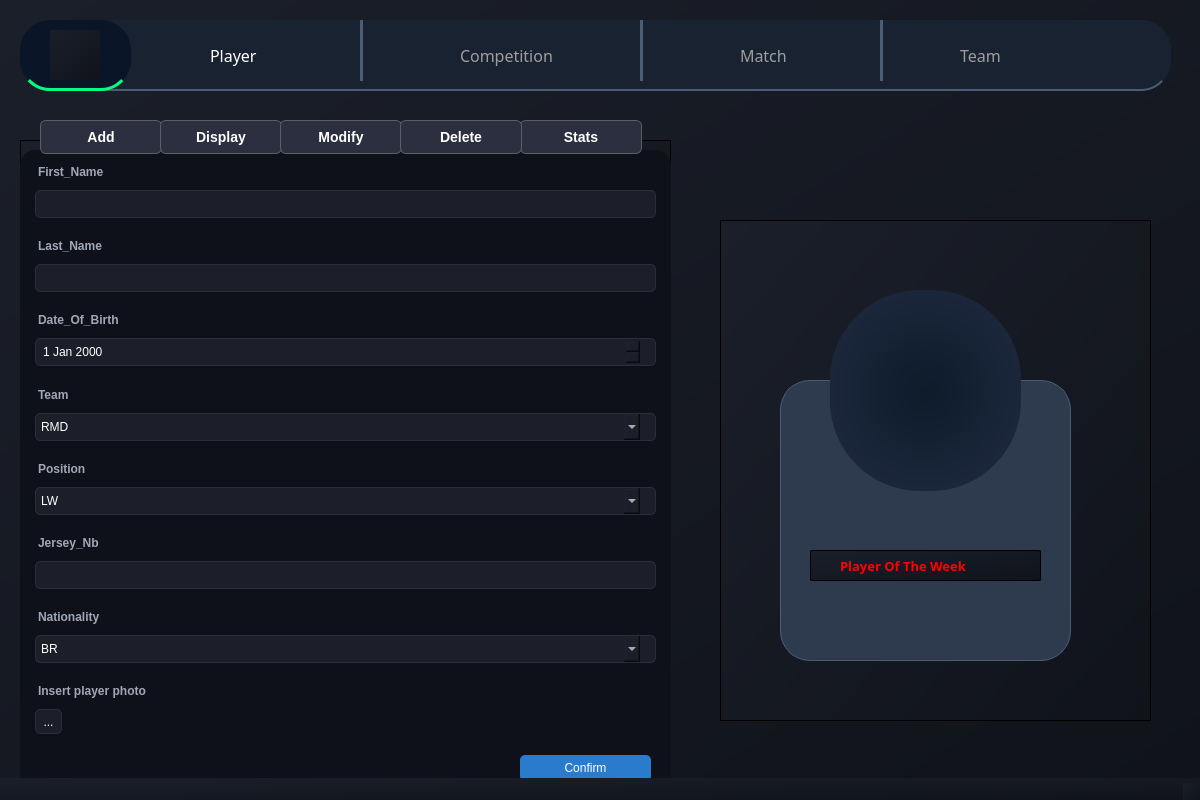
<?xml version="1.0" encoding="UTF-8"?>
<ui version="4.0">
 <class>MainWindow</class>
 <widget class="QMainWindow" name="MainWindow">
  <property name="geometry">
   <rect>
    <x>0</x>
    <y>0</y>
    <width>1200</width>
    <height>800</height>
   </rect>
  </property>
  <property name="font">
   <font>
    <pointsize>10</pointsize>
   </font>
  </property>
  <property name="windowTitle">
   <string>MainWindow</string>
  </property>
  <property name="styleSheet">
   <string notr="true">background: qlineargradient(x1:0, y1:0, x2:1, y2:1, stop:0 #1b1f2a, stop:1 #10131a);</string>
  </property>
  <widget class="QWidget" name="centralwidget">
   <widget class="QListWidget" name="menu">
    <property name="geometry">
     <rect>
      <x>20</x>
      <y>20</y>
      <width>1151</width>
      <height>71</height>
     </rect>
    </property>
    <property name="styleSheet">
     <string notr="true">background: #192231;
color: #D3D3D3;
border-bottom: 2px solid #4C5C75;
border-radius: 30px;</string>
    </property>
   </widget>
   <widget class="QListWidget" name="menu_2">
    <property name="geometry">
     <rect>
      <x>20</x>
      <y>20</y>
      <width>111</width>
      <height>71</height>
     </rect>
    </property>
    <property name="styleSheet">
     <string notr="true">background: #0A1628;
color: #FFFFFF;
border-bottom: 3px solid #00FF7F;
border-radius: 30px;</string>
    </property>
   </widget>
   <widget class="QLabel" name="label">
    <property name="geometry">
     <rect>
      <x>50</x>
      <y>30</y>
      <width>50</width>
      <height>50</height>
     </rect>
    </property>
    <property name="text">
     <string/>
    </property>
    <property name="pixmap">
     <pixmap>../../../../../Pictures/proj QT/logo football.png</pixmap>
    </property>
    <property name="scaledContents">
     <bool>true</bool>
    </property>
   </widget>
   <widget class="QLabel" name="dashboard_2">
    <property name="geometry">
     <rect>
      <x>210</x>
      <y>40</y>
      <width>71</width>
      <height>31</height>
     </rect>
    </property>
    <property name="font">
     <font>
      <family>Franklin Gothic Book</family>
      <pointsize>12</pointsize>
      <fontweight>Thin</fontweight>
     </font>
    </property>
    <property name="styleSheet">
     <string notr="true">background-color: transparent;
color: rgb(255, 255, 255);</string>
    </property>
    <property name="text">
     <string>Player</string>
    </property>
   </widget>
   <widget class="QLabel" name="dashboard_7">
    <property name="geometry">
     <rect>
      <x>460</x>
      <y>40</y>
      <width>131</width>
      <height>31</height>
     </rect>
    </property>
    <property name="font">
     <font>
      <family>Franklin Gothic Book</family>
      <pointsize>12</pointsize>
      <fontweight>Thin</fontweight>
     </font>
    </property>
    <property name="styleSheet">
     <string notr="true">background-color: transparent;
color: rgb(158, 158, 158);</string>
    </property>
    <property name="text">
     <string>Competition</string>
    </property>
   </widget>
   <widget class="QLabel" name="dashboard_3">
    <property name="geometry">
     <rect>
      <x>740</x>
      <y>40</y>
      <width>71</width>
      <height>31</height>
     </rect>
    </property>
    <property name="font">
     <font>
      <family>Franklin Gothic Book</family>
      <pointsize>12</pointsize>
      <fontweight>Thin</fontweight>
     </font>
    </property>
    <property name="styleSheet">
     <string notr="true">background-color: transparent;
color: rgb(158, 158, 158);</string>
    </property>
    <property name="text">
     <string>Match</string>
    </property>
   </widget>
   <widget class="QLabel" name="dashboard_4">
    <property name="geometry">
     <rect>
      <x>960</x>
      <y>40</y>
      <width>61</width>
      <height>31</height>
     </rect>
    </property>
    <property name="font">
     <font>
      <family>Franklin Gothic Book</family>
      <pointsize>12</pointsize>
      <fontweight>Thin</fontweight>
     </font>
    </property>
    <property name="styleSheet">
     <string notr="true">background-color: transparent;
color: rgb(158, 158, 158);</string>
    </property>
    <property name="text">
     <string>Team</string>
    </property>
   </widget>
   <widget class="QLabel" name="label_17">
    <property name="geometry">
     <rect>
      <x>1110</x>
      <y>40</y>
      <width>30</width>
      <height>30</height>
     </rect>
    </property>
    <property name="styleSheet">
     <string notr="true">background-color:transparent;</string>
    </property>
    <property name="text">
     <string/>
    </property>
    <property name="pixmap">
     <pixmap>../../../../../Pictures/proj QT/user.png</pixmap>
    </property>
    <property name="scaledContents">
     <bool>true</bool>
    </property>
   </widget>
   <widget class="Line" name="line">
    <property name="geometry">
     <rect>
      <x>360</x>
      <y>20</y>
      <width>3</width>
      <height>61</height>
     </rect>
    </property>
    <property name="styleSheet">
     <string notr="true">color: rgb(40, 40, 40);
border: 2px solid #4C5C75;</string>
    </property>
    <property name="orientation">
     <enum>Qt::Orientation::Vertical</enum>
    </property>
   </widget>
   <widget class="Line" name="line_2">
    <property name="geometry">
     <rect>
      <x>640</x>
      <y>20</y>
      <width>3</width>
      <height>61</height>
     </rect>
    </property>
    <property name="styleSheet">
     <string notr="true">border: 2px solid #4C5C75;</string>
    </property>
    <property name="orientation">
     <enum>Qt::Orientation::Vertical</enum>
    </property>
   </widget>
   <widget class="Line" name="line_3">
    <property name="geometry">
     <rect>
      <x>880</x>
      <y>20</y>
      <width>3</width>
      <height>61</height>
     </rect>
    </property>
    <property name="styleSheet">
     <string notr="true">border: 2px solid #4C5C75;</string>
    </property>
    <property name="orientation">
     <enum>Qt::Orientation::Vertical</enum>
    </property>
   </widget>
   <widget class="QPushButton" name="pushButton_5">
    <property name="geometry">
     <rect>
      <x>40</x>
      <y>120</y>
      <width>122</width>
      <height>34</height>
     </rect>
    </property>
    <property name="styleSheet">
     <string notr="true">background-color: #2C2F3F;
color: white;
font-size: 14px;
font-weight: bold;
border: 1px solid #5A5F69;
border-radius: 6px;
padding: 8px 15px;
min-width: 90px;
transition: all 0.3s ease-in-out;</string>
    </property>
    <property name="text">
     <string>Add</string>
    </property>
   </widget>
   <widget class="QPushButton" name="pushButton_9">
    <property name="geometry">
     <rect>
      <x>160</x>
      <y>120</y>
      <width>122</width>
      <height>34</height>
     </rect>
    </property>
    <property name="styleSheet">
     <string notr="true">background-color: #2C2F3F;
color: white;
font-size: 14px;
font-weight: bold;
border: 1px solid #5A5F69;
border-radius: 6px;
padding: 8px 15px;
min-width: 90px;
transition: all 0.3s ease-in-out;</string>
    </property>
    <property name="text">
     <string>Display</string>
    </property>
   </widget>
   <widget class="QPushButton" name="pushButton_8">
    <property name="geometry">
     <rect>
      <x>280</x>
      <y>120</y>
      <width>122</width>
      <height>34</height>
     </rect>
    </property>
    <property name="styleSheet">
     <string notr="true">background-color: #2C2F3F;
color: white;
font-size: 14px;
font-weight: bold;
border: 1px solid #5A5F69;
border-radius: 6px;
padding: 8px 15px;
min-width: 90px;
transition: all 0.3s ease-in-out;</string>
    </property>
    <property name="text">
     <string>Modify</string>
    </property>
   </widget>
   <widget class="QPushButton" name="pushButton_7">
    <property name="geometry">
     <rect>
      <x>400</x>
      <y>120</y>
      <width>122</width>
      <height>34</height>
     </rect>
    </property>
    <property name="styleSheet">
     <string notr="true">background-color: #2C2F3F;
color: white;
font-size: 14px;
font-weight: bold;
border: 1px solid #5A5F69;
border-radius: 6px;
padding: 8px 15px;
min-width: 90px;
transition: all 0.3s ease-in-out;</string>
    </property>
    <property name="text">
     <string>Delete</string>
    </property>
   </widget>
   <widget class="QPushButton" name="pushButton_6">
    <property name="geometry">
     <rect>
      <x>520</x>
      <y>120</y>
      <width>122</width>
      <height>34</height>
     </rect>
    </property>
    <property name="styleSheet">
     <string notr="true">background-color: #2C2F3F;
color: white;
font-size: 14px;
font-weight: bold;
border: 1px solid #5A5F69;
border-radius: 6px;
padding: 8px 15px;
min-width: 90px;
transition: all 0.3s ease-in-out;</string>
    </property>
    <property name="text">
     <string>Stats</string>
    </property>
   </widget>
   <widget class="QFrame" name="frame_6">
    <property name="geometry">
     <rect>
      <x>20</x>
      <y>140</y>
      <width>651</width>
      <height>641</height>
     </rect>
    </property>
    <property name="frameShape">
     <enum>QFrame::Shape::StyledPanel</enum>
    </property>
    <property name="frameShadow">
     <enum>QFrame::Shadow::Raised</enum>
    </property>
    <widget class="QWidget" name="widget" native="true">
     <property name="geometry">
      <rect>
       <x>0</x>
       <y>10</y>
       <width>651</width>
       <height>641</height>
      </rect>
     </property>
     <property name="styleSheet">
      <string notr="true">background-color: #0F111A;
color: #FFFFFF;
font-family: 'Segoe UI', Arial, sans-serif;
font-size: 12px;
border-radius: 15px;
padding: 15px;</string>
     </property>
     <layout class="QGridLayout" name="gridLayout_3">
      <item row="0" column="0">
       <widget class="QLabel" name="label_7">
        <property name="styleSheet">
         <string notr="true">color: #A0A8B7;
font-weight: bold;
padding-bottom: 5px;background-color:transparent;</string>
        </property>
        <property name="text">
         <string>First_Name</string>
        </property>
       </widget>
      </item>
      <item row="1" column="0">
       <widget class="QLineEdit" name="lineEdit_3">
        <property name="styleSheet">
         <string notr="true">background-color: #1C1F2A;
border: 1px solid #2A2D3A;
border-radius: 5px;
padding: 5px;
color: white;
margin-left: 15px;
margin-right:15px;</string>
        </property>
       </widget>
      </item>
      <item row="2" column="0">
       <widget class="QLabel" name="label_8">
        <property name="styleSheet">
         <string notr="true">color: #A0A8B7;
font-weight: bold;
padding-bottom: 5px;background-color:transparent;</string>
        </property>
        <property name="text">
         <string>Last_Name</string>
        </property>
       </widget>
      </item>
      <item row="3" column="0">
       <widget class="QLineEdit" name="lineEdit_4">
        <property name="styleSheet">
         <string notr="true">background-color: #1C1F2A;
border: 1px solid #2A2D3A;
border-radius: 5px;
padding: 5px;
color: white;
margin-left: 15px;
margin-right:15px;</string>
        </property>
       </widget>
      </item>
      <item row="4" column="0">
       <widget class="QLabel" name="label_12">
        <property name="styleSheet">
         <string notr="true">color: #A0A8B7;
font-weight: bold;
padding-bottom: 5px;background-color:transparent;</string>
        </property>
        <property name="text">
         <string>Date_Of_Birth</string>
        </property>
       </widget>
      </item>
      <item row="5" column="0">
       <widget class="QDateEdit" name="dateEdit">
        <property name="styleSheet">
         <string notr="true">background-color: #1C1F2A;
border: 1px solid #2A2D3A;
border-radius: 5px;
padding: 5px;
color: white;
margin-left: 15px;
margin-right:15px;</string>
        </property>
       </widget>
      </item>
      <item row="6" column="0">
       <widget class="QLabel" name="label_9">
        <property name="styleSheet">
         <string notr="true">color: #A0A8B7;
font-weight: bold;
padding-bottom: 5px;background-color:transparent;</string>
        </property>
        <property name="text">
         <string>Team</string>
        </property>
       </widget>
      </item>
      <item row="7" column="0">
       <widget class="QComboBox" name="comboBox">
        <property name="styleSheet">
         <string notr="true">background-color: #1C1F2A;
border: 1px solid #2A2D3A;
border-radius: 5px;
padding: 5px;
color: white;
margin-left: 15px;
margin-right:15px;</string>
        </property>
        <item>
         <property name="text">
          <string>RMD</string>
         </property>
        </item>
       </widget>
      </item>
      <item row="8" column="0">
       <widget class="QLabel" name="label_10">
        <property name="styleSheet">
         <string notr="true">color: #A0A8B7;
font-weight: bold;
padding-bottom: 5px;background-color:transparent;</string>
        </property>
        <property name="text">
         <string>Position</string>
        </property>
       </widget>
      </item>
      <item row="9" column="0">
       <widget class="QComboBox" name="comboBox_2">
        <property name="styleSheet">
         <string notr="true">background-color: #1C1F2A;
border: 1px solid #2A2D3A;
border-radius: 5px;
padding: 5px;
color: white;
margin-left: 15px;
margin-right:15px;</string>
        </property>
        <item>
         <property name="text">
          <string>LW</string>
         </property>
        </item>
        <item>
         <property name="text">
          <string>RW</string>
         </property>
        </item>
       </widget>
      </item>
      <item row="10" column="0">
       <widget class="QLabel" name="label_11">
        <property name="styleSheet">
         <string notr="true">color: #A0A8B7;
font-weight: bold;
padding-bottom: 5px;background-color:transparent;</string>
        </property>
        <property name="text">
         <string>Jersey_Nb</string>
        </property>
       </widget>
      </item>
      <item row="11" column="0">
       <widget class="QLineEdit" name="lineEdit_5">
        <property name="styleSheet">
         <string notr="true">background-color: #1C1F2A;
border: 1px solid #2A2D3A;
border-radius: 5px;
padding: 5px;
color: white;
margin-left: 15px;
margin-right:15px;</string>
        </property>
       </widget>
      </item>
      <item row="12" column="0">
       <widget class="QLabel" name="label_13">
        <property name="styleSheet">
         <string notr="true">color: #A0A8B7;
font-weight: bold;
padding-bottom: 5px;background-color:transparent;</string>
        </property>
        <property name="text">
         <string>Nationality</string>
        </property>
       </widget>
      </item>
      <item row="13" column="0">
       <widget class="QComboBox" name="comboBox_3">
        <property name="styleSheet">
         <string notr="true">background-color: #1C1F2A;
border: 1px solid #2A2D3A;
border-radius: 5px;
padding: 5px;
color: white;
margin-left: 15px;
margin-right:15px;</string>
        </property>
        <item>
         <property name="text">
          <string>BR</string>
         </property>
        </item>
       </widget>
      </item>
      <item row="14" column="0">
       <widget class="QLabel" name="label_14">
        <property name="styleSheet">
         <string notr="true">color: #A0A8B7;
font-weight: bold;
padding-bottom: 5px;background-color:transparent;</string>
        </property>
        <property name="text">
         <string>Insert player photo</string>
        </property>
       </widget>
      </item>
      <item row="15" column="0">
       <widget class="QToolButton" name="toolButton">
        <property name="styleSheet">
         <string notr="true">background-color: #1C1F2A;
border: 1px solid #2A2D3A;
border-radius: 5px;
padding: 3px;
color: white;
margin-left: 15px;
margin-right:15px;
margin-bottom:15px;</string>
        </property>
        <property name="text">
         <string>...</string>
        </property>
       </widget>
      </item>
      <item row="16" column="0">
       <widget class="QPushButton" name="button1">
        <property name="styleSheet">
         <string notr="true">background-color: rgba(50, 150, 250, 0.8);
color: white;
font-size: 12px;
border-radius: 5px;
padding: 6px 12px;
margin-left:500px;
margin-right:20px;
margin-bottom:10px;</string>
        </property>
        <property name="text">
         <string>Confirm</string>
        </property>
       </widget>
      </item>
     </layout>
    </widget>
   </widget>
   <widget class="QFrame" name="frame_3">
    <property name="geometry">
     <rect>
      <x>720</x>
      <y>220</y>
      <width>431</width>
      <height>501</height>
     </rect>
    </property>
    <property name="frameShape">
     <enum>QFrame::Shape::StyledPanel</enum>
    </property>
    <property name="frameShadow">
     <enum>QFrame::Shadow::Raised</enum>
    </property>
    <widget class="QListWidget" name="azer">
     <property name="geometry">
      <rect>
       <x>60</x>
       <y>160</y>
       <width>291</width>
       <height>281</height>
      </rect>
     </property>
     <property name="styleSheet">
      <string notr="true">background: #2E3B4E;
border: 1px solid #4C5C75;
border-radius: 30px;</string>
     </property>
    </widget>
    <widget class="QListWidget" name="listWidget_2">
     <property name="geometry">
      <rect>
       <x>110</x>
       <y>70</y>
       <width>191</width>
       <height>201</height>
      </rect>
     </property>
     <property name="styleSheet">
      <string notr="true">border-radius: 90px;
background-color: qradialgradient(spread:pad, cx:0.5, cy:0.5, radius:0.5, fx:0.5, fy:0.5, stop:0 rgba(13, 27, 42, 255), stop:1 rgba(27, 38, 59, 255));</string>
     </property>
    </widget>
    <widget class="QLabel" name="dashboard_6">
     <property name="geometry">
      <rect>
       <x>120</x>
       <y>330</y>
       <width>171</width>
       <height>31</height>
      </rect>
     </property>
     <property name="font">
      <font>
       <family>Sans Serif Collection</family>
       <pointsize>10</pointsize>
       <bold>true</bold>
      </font>
     </property>
     <property name="styleSheet">
      <string notr="true">background-color: transparent;
color: red;
font-weight: bold;
text-shadow: 0px 0px 8px rgba(255, 215, 0, 0.8);</string>
     </property>
     <property name="text">
      <string>Player Of The Week</string>
     </property>
    </widget>
    <widget class="QLineEdit" name="lineEdit">
     <property name="geometry">
      <rect>
       <x>90</x>
       <y>330</y>
       <width>231</width>
       <height>31</height>
      </rect>
     </property>
    </widget>
    <widget class="QLabel" name="label_6">
     <property name="geometry">
      <rect>
       <x>0</x>
       <y>10</y>
       <width>461</width>
       <height>271</height>
      </rect>
     </property>
     <property name="styleSheet">
      <string notr="true">background-color: transparent;</string>
     </property>
     <property name="text">
      <string/>
     </property>
     <property name="pixmap">
      <pixmap>../../../../../../Downloads/Unazeaztitled-1.png</pixmap>
     </property>
     <property name="scaledContents">
      <bool>true</bool>
     </property>
    </widget>
    <zorder>azer</zorder>
    <zorder>lineEdit</zorder>
    <zorder>listWidget_2</zorder>
    <zorder>dashboard_6</zorder>
    <zorder>label_6</zorder>
   </widget>
   <zorder>menu</zorder>
   <zorder>menu_2</zorder>
   <zorder>label</zorder>
   <zorder>dashboard_2</zorder>
   <zorder>dashboard_7</zorder>
   <zorder>dashboard_3</zorder>
   <zorder>dashboard_4</zorder>
   <zorder>label_17</zorder>
   <zorder>line</zorder>
   <zorder>line_2</zorder>
   <zorder>line_3</zorder>
   <zorder>frame_6</zorder>
   <zorder>frame_3</zorder>
   <zorder>pushButton_5</zorder>
   <zorder>pushButton_9</zorder>
   <zorder>pushButton_6</zorder>
   <zorder>pushButton_8</zorder>
   <zorder>pushButton_7</zorder>
  </widget>
  <widget class="QStatusBar" name="statusbar"/>
 </widget>
 <resources/>
 <connections/>
</ui>
